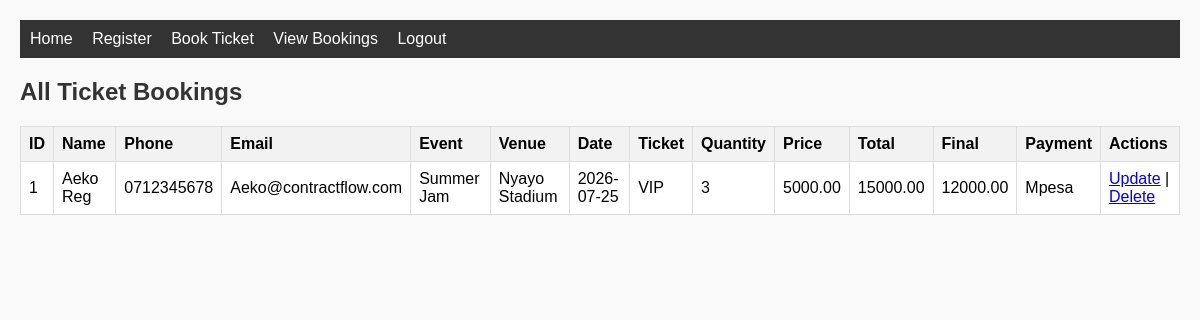
Page /eventsticketing/view.php on the committed database.
### tables this page shows
CREATE TABLE `tickets` (
  `id` int(11) NOT NULL,
  `customer_name` varchar(100) NOT NULL,
  `phone` varchar(20) NOT NULL,
  `email` varchar(100) NOT NULL,
  `event_name` varchar(100) NOT NULL,
  `venue` varchar(100) NOT NULL,
  `event_date` date NOT NULL,
  `ticket_type` varchar(50) NOT NULL,
  `quantity` int(11) NOT NULL,
  `price_per_ticket` decimal(10,2) NOT NULL,
  `discount_code` varchar(50) DEFAULT NULL,
  `total_cost` decimal(10,2) NOT NULL,
  `final_amount` decimal(10,2) NOT NULL,
  `payment_method` varchar(50) NOT NULL,
  `notes` text DEFAULT NULL
);

### eventsticketing/view.php (the view, shortened to what this page needs)
<?php
include 'db.php';
$result = $conn->query("SELECT * FROM tickets");
?>
<!DOCTYPE html>
<html>
<head>
  <link rel="stylesheet" href="style.css">
</head>
<body>
  <nav>
    <a href="index.html">Home</a>
    <a href="create_users.html">Register</a>
    <a href="ticket_form.html">Book Ticket</a>
    <a href="view.php">View Bookings</a>
    <a href="logout.php">Logout</a>
  </nav>
  <h2>All Ticket Bookings</h2>
  <table>
    <tr>
      <th>ID</th><th>Name</th><th>Phone</th><th>Email</th>
      <th>Event</th><th>Venue</th><th>Date</th><th>Ticket</th>
      <th>Quantity</th><th>Price</th><th>Total</th><th>Final</th>
      <th>Payment</th><th>Actions</th>
    </tr>
    <?php while ($row = $result->fetch_assoc()) { ?>
      <tr>
        <td><?php echo $row['id']; ?></td>
        <td><?php echo $row['customer_name']; ?></td>
        <td><?php echo $row['phone']; ?></td>
        <td><?php echo $row['email']; ?></td>
        <td><?php echo $row['event_name']; ?></td>
        <td><?php echo $row['venue']; ?></td>
        <td><?php echo $row['event_date']; ?></td>
        <td><?php echo $row['ticket_type']; ?></td>
        <td><?php echo $row['quantity']; ?></td>
        <td><?php echo $row['price_per_ticket']; ?></td>
        <td><?php echo $row['total_cost']; ?></td>
        <td><?php echo $row['final_amount']; ?></td>
        <td><?php echo $row['payment_method']; ?></td>
        <td>
          <a href="update_ticket.php?id=<?php echo $row['id']; ?>">Update</a> |
          <a href="view.php?delete_id=<?php echo $row['id']; ?>" onclick="return confirm('Delete this record?')">Delete</a>
        </td>
      </tr>
    <?php } ?>
  </table>
</body>
</html>

### eventsticketing/style.css (style rules this page uses)
body { font-family: Arial, sans-serif; margin: 20px; background-color: #f9f9f9; }
h1, h2 { color: #333; }
nav { background: #333; padding: 10px; margin-bottom: 20px; }
nav a { color: white; margin-right: 15px; text-decoration: none; }
table { border-collapse: collapse; width: 100%; background: #fff; }
th, td { border: 1px solid #ddd; padding: 8px; text-align: left; }
th { background-color: #f2f2f2; }

### rows in the picture
tickets: id "1", customer_name "Aeko Reg", phone "0712345678", email "Aeko@contractflow.com", event_name "Summer Jam", venue "Nyayo Stadium", event_date "2026-07-25", ticket_type "VIP", quantity "3", price_per_ticket "5000.00", total_cost "15000.00", final_amount "12000.00", payment_method "Mpesa"
